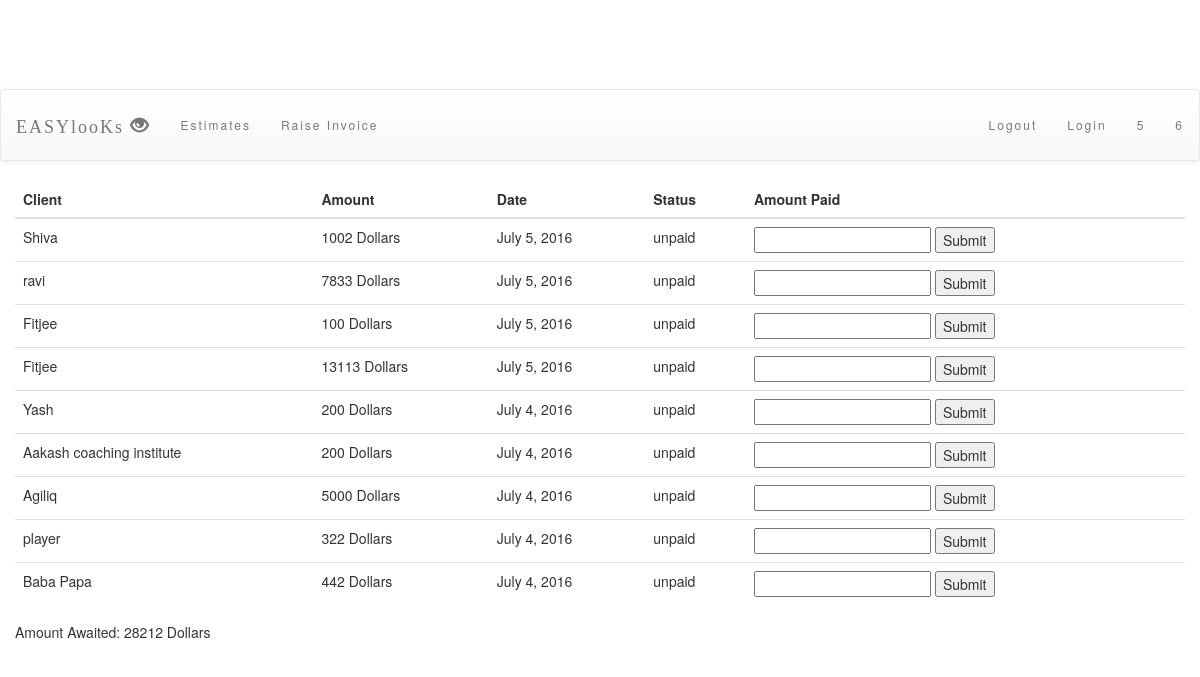
Before: /invoice/estimates/ (signed in) with the older database file.
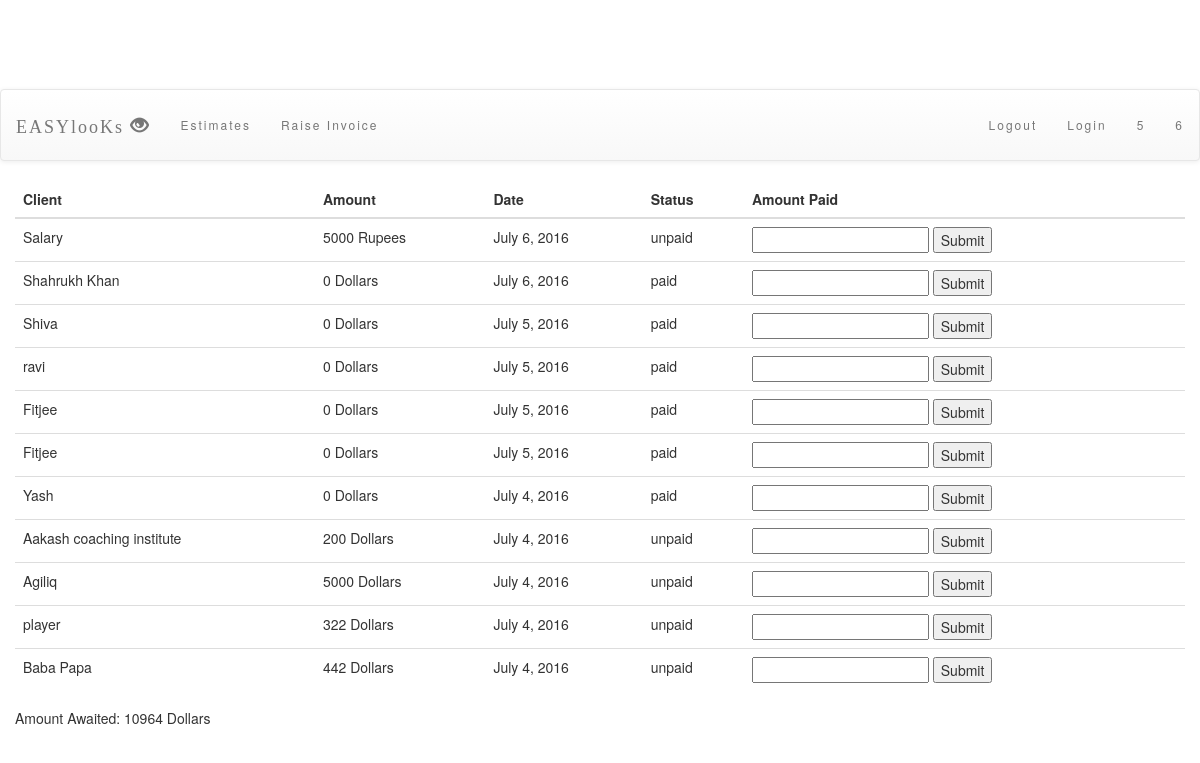
After: the same page with the newer database file.
### invoiceapp/models.py (models this page shows, shortened)
class Raise_invoice(models.Model):
    user = models.ForeignKey(User,default=1)
    raise_for = models.CharField(max_length=200)
    email_to = models.EmailField(default='xyz@yahoo.com')
    description_of_items = models.TextField(max_length=1000)
    currency = models.CharField(max_length=10)
    total_money = models.IntegerField(default=100)
    date_created = models.DateField(auto_now=False,auto_now_add=True)
    message =  models.TextField(max_length=1000,default='Hey! Attatched along is your Invoice')

### invoiceapp/views.py (the view)
def Estimates(request):
    if not request.user.is_authenticated():
        return render(request,'invoiceapp/login.html',{'message':'Login First'})
    template_name = 'invoiceapp/estimates.html'
    all_invoices = Raise_invoice.objects.filter(user=request.user).order_by('-pk')
    total = 0
    for invoice in all_invoices:
        total = total + invoice.total_money
    return render(request,template_name,{'all_invoices':all_invoices,'amount':total})

### invoiceapp/templates/invoiceapp/estimates.html (shortened to what this page needs)
<!DOCTYPE html>
<html lang="en">
<head>
    {% load staticfiles %}
    <link rel="stylesheet" type="text/css" href="{% static 'invoiceapp/style.css' %}"/>
	<link rel="stylesheet" href="https://maxcdn.bootstrapcdn.com/bootstrap/3.3.6/css/bootstrap.min.css">
	<link rel="stylesheet" href="https://maxcdn.bootstrapcdn.com/bootstrap/3.3.6/css/bootstrap-theme.min.css">
</head>
<body id="body">
<div id="index_page_header">EASYlooKs<span style="font-size: medium"><sup>cloud</sup><sub>InvoiCing</sub></span></div>
  <nav class="navbar navbar-default" id="navbar">
         <div class="container-fluid">
           <div class="navbar-header">
            <a href="{% url 'invoiceapp:index' %}" class="navbar-brand">EASYlooKs <span class="glyphicon glyphicon-eye-open"></span></a>
           </div>
    <div>
        <ul class="nav navbar-nav">
            <li><a href="{% url 'invoiceapp:estimates' %}" class="active">Estimates</a></li>
            <li><a href="{% url 'invoiceapp:raiseinvoice' %}">Raise Invoice </a></li>
        </ul>
        <ul class="nav navbar-nav navbar-right">
            <li><a href="{% url 'invoiceapp:logout' %}" class="active">Logout </a></li>
            <li><a href="{% url 'invoiceapp:login' %}" class="active">Login</a></li>
            <li><a href="#" class="active">5 </a></li>
            <li><a href="#" class="active">6 </a></li>
        </ul>
    </div>
         </div>
  </nav>
<div class="container-fluid">
<table class="table">
    <thead>
        <tr>
            <th>Client</th>
            <th>Amount</th>
            <th>Date</th>
            <th>Status</th>
            <th> Amount Paid</th>
        </tr>
    </thead>
    <tbody>
      {% for invoice in all_invoices %}
          <tr>
              <td>{{ invoice.raise_for }}</td>
              <td>{{ invoice.total_money }}&nbsp;{{ invoice.currency }}</td>
              <td>{{ invoice.date_created }}</td>
              <td>
                  {% if invoice.total_money == 0 %}
                       paid
                  {% else %}
                       unpaid
                  {% endif %}
              </td>
           <td>
              <form action = "{% url 'invoiceapp:changestatus' invoice.id %}" method="post">
                  <input type="text" name="amount" maxlength="15"/>
                  <input type="submit" value="Submit"/>
              </form>
          </td>
          </tr>
      {% endfor %}
    </tbody>
</table>
<h5>Amount Awaited: {{ amount }} Dollars</h5>
</div>
</body>
</html>

### invoiceapp/static/invoiceapp/style.css (style rules this page uses)
#body { background-image: url("http://i.stack.imgur.com/1Tzky.png"); background-size: cover; background-repeat: no-repeat ; }
#index_page_header { font-family: Harrington; font-size: 48px; color: white; padding-top: 10px; padding-bottom: 10px; background-image: url(" background-image: url("http://i.stack.imgur.com/1Tzky.png");"); text-align: center; }
.navbar { padding-top: 10px; padding-bottom: 10px; border: 0; border-radius: 0px; margin-bottom: 0px; font-size: 12px; letter-spacing: 2px; }
.navbar-brand { font-family:"Harrington"; font-size:xx-large; }

Changed rows visible on the page:
added Raise_invoice: raise_for "Salary", total_money "5000", currency "Rupees", date_created "July 6, 2016", shows "unpaid"
added Raise_invoice: raise_for "Shahrukh Khan", total_money "0", currency "Dollars", date_created "July 6, 2016", shows "paid"
changed Raise_invoice "Shiva": total_money "1002" → "0"; total_money "unpaid" → "paid"
changed Raise_invoice "ravi": total_money "7833" → "0"; total_money "unpaid" → "paid"
changed Raise_invoice (number 5 of 11 on the later page): total_money "100" → "0"; total_money "unpaid" → "paid"
changed Raise_invoice (number 6 of 11 on the later page): total_money "13113" → "0"; total_money "unpaid" → "paid"
changed Raise_invoice "Yash": total_money "200" → "0"; total_money "unpaid" → "paid"
Other visible differences:
{{ amount }}: "28212" → "10964"
